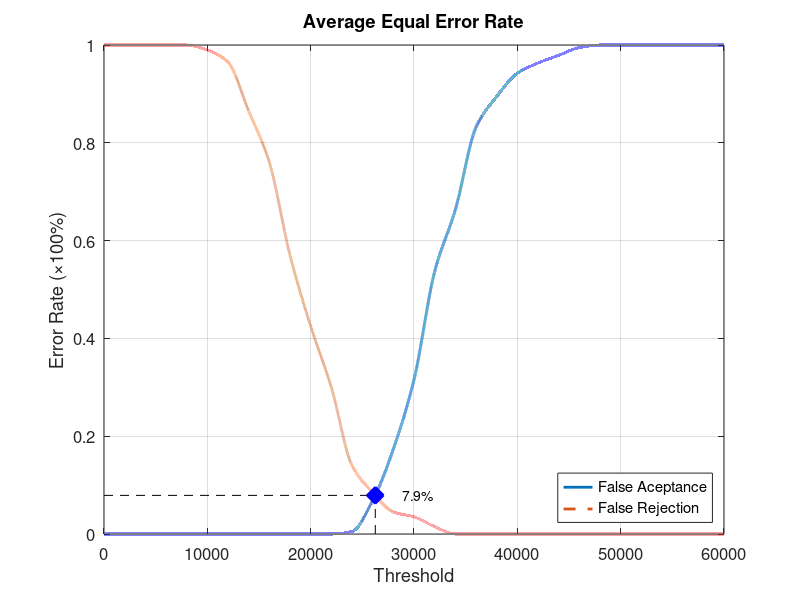
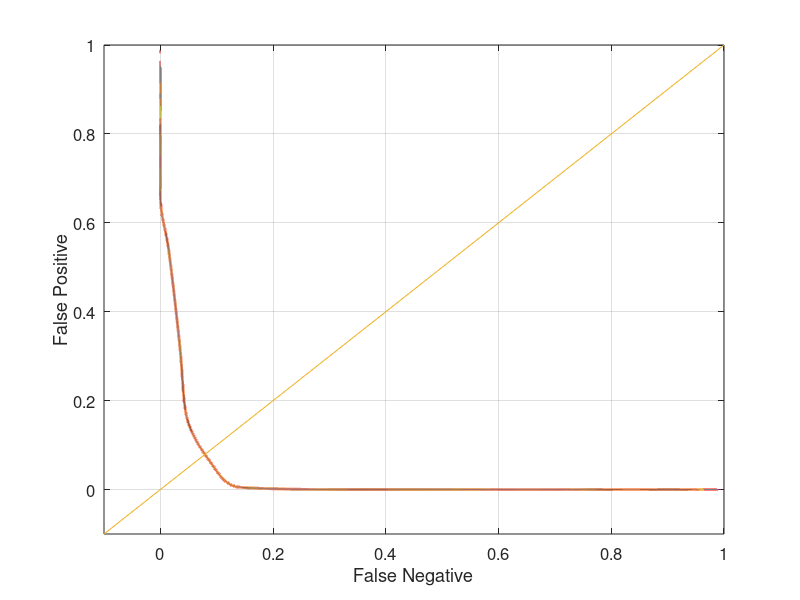

Write MATLAB code to recreate these figures, in order.
function yEER = Database1_2
close all;
clear;
clc;
x = 0:2000:60000;
xq = 0:0.5:60000;

y0 = [0 0 0 0 0 0 0 0 0 0 0 0 0.00526316 0.0684211 0.173684 0.315789 0.536842 0.663158 0.831579 0.894737 0.942105 0.963158 0.978947 0.994737 1 1 1 1 1 1 1];
yy0 = interp1(x, y0, xq, 'pchip');
y1 = [1 1 1 1 1 0.99 0.965 0.865 0.76 0.57 0.425 0.3 0.14 0.085 0.045 0.035 0.015 0 0 0 0 0 0 0 0 0 0 0 0 0 0];
yy1 = interp1(x, y1, xq, 'pchip');

% Calculating EER: 
y2 = abs(y0 - y1);
find(y2 == min(y2))
yy2 = abs(yy0 - yy1);
xEER = find(yy2 == min(yy2));
xEERIndex = xq(xEER) % X-axis EER
yEER = yy0(xEER) % Y-axis EER

main = figure
plot(xq, yy0,'-','LineWidth', 2);	hold on
plot(xq, yy1,'--','LineWidth', 2);	hold on
plot([xEERIndex xEERIndex], [0 yEER], 'k--');	hold on
plot([0 xEERIndex], [yEER yEER], 'k--');	hold on
plot(xEERIndex, yEER, 'bx', 'LineWidth', 10);	hold on
text(xEERIndex + 10 * xEERIndex / 100, yEER, [num2str(round((10000 * yEER)) / 100) '%'])
legend('False Aceptance', 'False Rejection', 'Location', 'SouthEast')
xlabel('Threshold')
ylabel('Error Rate (\times100%)')
title('Average Equal Error Rate')
set(gca, 'FontSize', 12)
axis([0 60000 0 1])
grid on

print(main, 'Database1_2Main', '-dpng');
FNRxFPR = figure('Color', [1 1 1]);
plot(yy1, yy0, '-', yy1, yy0, 'LineWidth', 2);
hold on
y = -0.1:0.1:1
plot(y, y); 
set(gca, 'FontSize', 12)
xlabel('False Negative')
ylabel('False Positive')
axis([-0.1 1 -0.1 1])
set(gca, 'FontSize', 12)
grid on

print(FNRxFPR, 'Database1_2FNRxFPR','-dpng');
end
